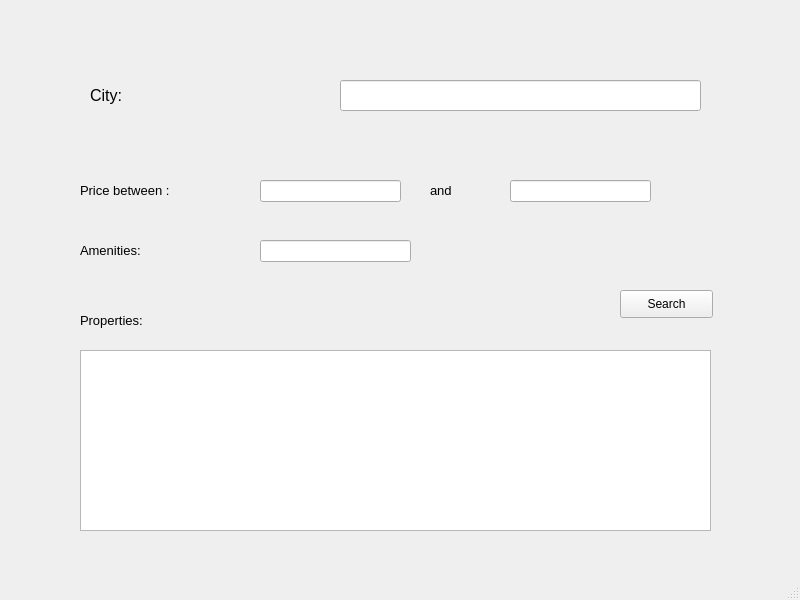
<?xml version="1.0" encoding="UTF-8"?>
<ui version="4.0">
 <class>MainWindow</class>
 <widget class="QMainWindow" name="MainWindow">
  <property name="geometry">
   <rect>
    <x>0</x>
    <y>0</y>
    <width>800</width>
    <height>600</height>
   </rect>
  </property>
  <property name="windowTitle">
   <string>MainWindow</string>
  </property>
  <widget class="QWidget" name="centralwidget">
   <widget class="QLineEdit" name="City">
    <property name="geometry">
     <rect>
      <x>340</x>
      <y>80</y>
      <width>361</width>
      <height>31</height>
     </rect>
    </property>
   </widget>
   <widget class="QLabel" name="label_3">
    <property name="geometry">
     <rect>
      <x>80</x>
      <y>180</y>
      <width>141</width>
      <height>21</height>
     </rect>
    </property>
    <property name="font">
     <font>
      <pointsize>10</pointsize>
     </font>
    </property>
    <property name="text">
     <string>Price between :</string>
    </property>
   </widget>
   <widget class="QListView" name="listView">
    <property name="geometry">
     <rect>
      <x>80</x>
      <y>350</y>
      <width>631</width>
      <height>181</height>
     </rect>
    </property>
   </widget>
   <widget class="QLabel" name="label">
    <property name="geometry">
     <rect>
      <x>90</x>
      <y>80</y>
      <width>201</width>
      <height>31</height>
     </rect>
    </property>
    <property name="font">
     <font>
      <pointsize>12</pointsize>
     </font>
    </property>
    <property name="text">
     <string>City:</string>
    </property>
   </widget>
   <widget class="QLabel" name="label_2">
    <property name="geometry">
     <rect>
      <x>80</x>
      <y>310</y>
      <width>111</width>
      <height>21</height>
     </rect>
    </property>
    <property name="font">
     <font>
      <pointsize>10</pointsize>
     </font>
    </property>
    <property name="text">
     <string>Properties:</string>
    </property>
   </widget>
   <widget class="QLineEdit" name="Smallpricetext">
    <property name="geometry">
     <rect>
      <x>260</x>
      <y>180</y>
      <width>141</width>
      <height>22</height>
     </rect>
    </property>
   </widget>
   <widget class="QLabel" name="label_4">
    <property name="geometry">
     <rect>
      <x>430</x>
      <y>180</y>
      <width>141</width>
      <height>21</height>
     </rect>
    </property>
    <property name="font">
     <font>
      <pointsize>10</pointsize>
     </font>
    </property>
    <property name="text">
     <string>and</string>
    </property>
   </widget>
   <widget class="QLineEdit" name="MaxPricetext">
    <property name="geometry">
     <rect>
      <x>510</x>
      <y>180</y>
      <width>141</width>
      <height>22</height>
     </rect>
    </property>
   </widget>
   <widget class="QLabel" name="label_5">
    <property name="geometry">
     <rect>
      <x>80</x>
      <y>240</y>
      <width>121</width>
      <height>21</height>
     </rect>
    </property>
    <property name="font">
     <font>
      <pointsize>10</pointsize>
     </font>
    </property>
    <property name="text">
     <string>Amenities:</string>
    </property>
   </widget>
   <widget class="QLineEdit" name="Amenitiestext">
    <property name="geometry">
     <rect>
      <x>260</x>
      <y>240</y>
      <width>151</width>
      <height>22</height>
     </rect>
    </property>
   </widget>
   <widget class="QPushButton" name="Searchbutton">
    <property name="geometry">
     <rect>
      <x>620</x>
      <y>290</y>
      <width>93</width>
      <height>28</height>
     </rect>
    </property>
    <property name="text">
     <string>Search</string>
    </property>
   </widget>
  </widget>
  <widget class="QMenuBar" name="menubar">
   <property name="geometry">
    <rect>
     <x>0</x>
     <y>0</y>
     <width>800</width>
     <height>26</height>
    </rect>
   </property>
  </widget>
  <widget class="QStatusBar" name="statusbar"/>
 </widget>
 <resources/>
 <connections/>
</ui>
